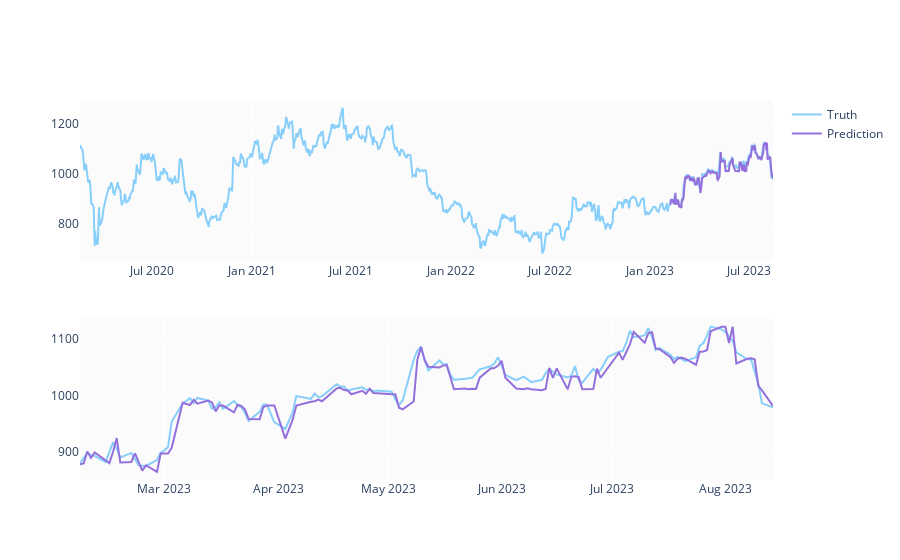

Notebook code cell kept with this figure:
### Code cell
predicted_prices = df.loc[test_split_idx+1:].copy()
predicted_prices['Close'] = y_pred

fig = make_subplots(rows=2, cols=1)
fig.add_trace(go.Scatter(x=df.Date, y=df.Close,
                         name='Truth',
                         marker_color='LightSkyBlue'), row=1, col=1)

fig.add_trace(go.Scatter(x=predicted_prices.Date,
                         y=predicted_prices.Close,
                         name='Prediction',
                         marker_color='MediumPurple'), row=1, col=1)

fig.add_trace(go.Scatter(x=predicted_prices.Date,
                         y=y_test,
                         name='Truth',
                         marker_color='LightSkyBlue',
                         showlegend=False), row=2, col=1)

fig.add_trace(go.Scatter(x=predicted_prices.Date,
                         y=y_pred,
                         name='Prediction',
                         marker_color='MediumPurple',
                         showlegend=False), row=2, col=1)

fig.show()

### Figure 1 — Plotly figure (JSON) as saved in the notebook; plotly's stock layout.template omitted (floating-point values rounded to 4 significant figures; data arrays with more than 128 entries replaced by an {"elided": "..."} marker saying what was removed)
{"data": [{"marker": {"color": "LightSkyBlue"}, "name": "Truth", "type": "scatter", "x": {"elided": "864 str values"}, "xaxis": "x", "y": {"elided": "864 float values"}, "yaxis": "y"}, {"marker": {"color": "MediumPurple"}, "name": "Prediction", "type": "scatter", "x": {"elided": "129 str values"}, "xaxis": "x", "y": {"elided": "129 float values"}, "yaxis": "y"}, {"marker": {"color": "LightSkyBlue"}, "name": "Truth", "showlegend": false, "type": "scatter", "x": {"elided": "129 str values"}, "xaxis": "x2", "y": {"elided": "129 float values"}, "yaxis": "y2"}, {"marker": {"color": "MediumPurple"}, "name": "Prediction", "showlegend": false, "type": "scatter", "x": {"elided": "129 str values"}, "xaxis": "x2", "y": {"elided": "129 float values"}, "yaxis": "y2"}], "layout": {"xaxis": {"anchor": "y", "domain": [0, 1]}, "xaxis2": {"anchor": "y2", "domain": [0, 1]}, "yaxis": {"anchor": "x", "domain": [0.575, 1]}, "yaxis2": {"anchor": "x2", "domain": [0, 0.425]}}}
